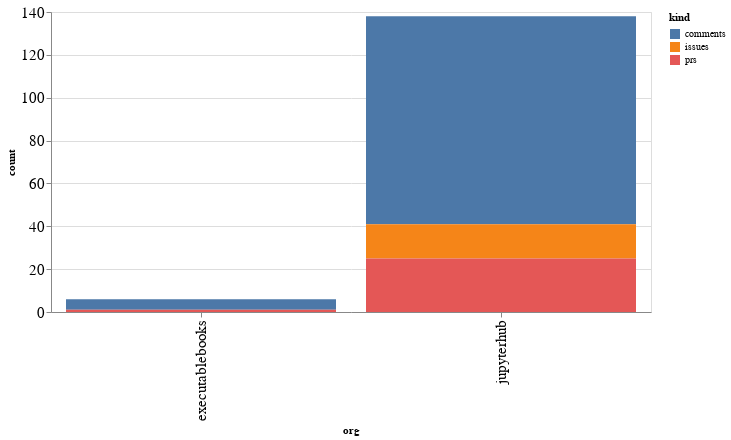

The notebook cell saved with this chart:
### Code cell
alt.Chart(org_summaries, width=600).mark_bar().encode(
    x='org',
    y='count',
    color='kind',
    tooltip="org"
)

### Figure 1 — Vega-Lite specification as saved in the notebook (floating-point values rounded to 4 significant figures)
{"config": {"axisLeft": {"labelFontSize": 15}, "axisBottom": {"labelFontSize": 15}}, "data": {"name": "data-6e754e1d6b51509b6bedb065a554c690"}, "mark": "bar", "encoding": {"color": {"type": "nominal", "field": "kind"}, "tooltip": {"type": "nominal", "field": "org"}, "x": {"type": "nominal", "field": "org"}, "y": {"type": "quantitative", "field": "count"}}, "width": 600, "$schema": "https://vega.github.io/schema/vega-lite/v4.8.1.json", "datasets": {"data-6e754e1d6b51509b6bedb065a554c690": [{"org": "executablebooks", "kind": "comments", "count": 5}, {"org": "executablebooks", "kind": "prs", "count": 1}, {"org": "jupyterhub", "kind": "comments", "count": 97}, {"org": "jupyterhub", "kind": "issues", "count": 16}, {"org": "jupyterhub", "kind": "prs", "count": 25}]}}
